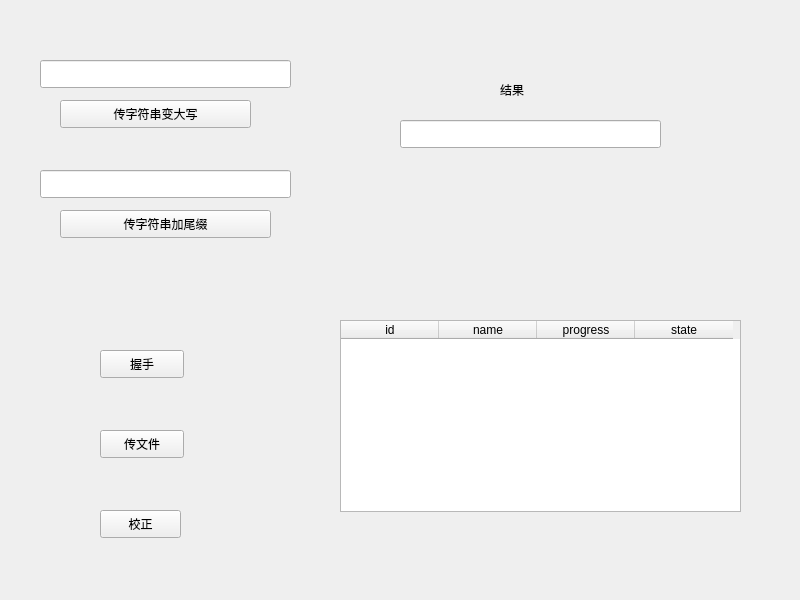
<?xml version="1.0" encoding="UTF-8"?>
<ui version="4.0">
 <class>Widget</class>
 <widget class="QWidget" name="Widget">
  <property name="geometry">
   <rect>
    <x>0</x>
    <y>0</y>
    <width>800</width>
    <height>600</height>
   </rect>
  </property>
  <property name="windowTitle">
   <string>Widget</string>
  </property>
  <widget class="QPushButton" name="pushButton">
   <property name="geometry">
    <rect>
     <x>60</x>
     <y>100</y>
     <width>191</width>
     <height>28</height>
    </rect>
   </property>
   <property name="text">
    <string>传字符串变大写</string>
   </property>
  </widget>
  <widget class="QPushButton" name="pushButton_2">
   <property name="geometry">
    <rect>
     <x>100</x>
     <y>430</y>
     <width>84</width>
     <height>28</height>
    </rect>
   </property>
   <property name="text">
    <string>传文件</string>
   </property>
  </widget>
  <widget class="QLineEdit" name="lineEdit">
   <property name="geometry">
    <rect>
     <x>40</x>
     <y>60</y>
     <width>251</width>
     <height>28</height>
    </rect>
   </property>
  </widget>
  <widget class="QLineEdit" name="lineEdit_2">
   <property name="geometry">
    <rect>
     <x>400</x>
     <y>120</y>
     <width>261</width>
     <height>28</height>
    </rect>
   </property>
   <property name="text">
    <string/>
   </property>
  </widget>
  <widget class="QLabel" name="label">
   <property name="geometry">
    <rect>
     <x>500</x>
     <y>80</y>
     <width>63</width>
     <height>20</height>
    </rect>
   </property>
   <property name="text">
    <string>结果</string>
   </property>
  </widget>
  <widget class="QPushButton" name="pushButton_4">
   <property name="geometry">
    <rect>
     <x>100</x>
     <y>350</y>
     <width>84</width>
     <height>28</height>
    </rect>
   </property>
   <property name="text">
    <string>握手</string>
   </property>
  </widget>
  <widget class="QPushButton" name="pushButton_5">
   <property name="geometry">
    <rect>
     <x>60</x>
     <y>210</y>
     <width>211</width>
     <height>28</height>
    </rect>
   </property>
   <property name="text">
    <string>传字符串加尾缀</string>
   </property>
  </widget>
  <widget class="QLineEdit" name="lineEdit_3">
   <property name="geometry">
    <rect>
     <x>40</x>
     <y>170</y>
     <width>251</width>
     <height>28</height>
    </rect>
   </property>
  </widget>
  <widget class="QTableWidget" name="tableWidget">
   <property name="geometry">
    <rect>
     <x>340</x>
     <y>320</y>
     <width>401</width>
     <height>192</height>
    </rect>
   </property>
   <attribute name="horizontalHeaderDefaultSectionSize">
    <number>98</number>
   </attribute>
   <column>
    <property name="text">
     <string>id</string>
    </property>
   </column>
   <column>
    <property name="text">
     <string>name</string>
    </property>
   </column>
   <column>
    <property name="text">
     <string>progress</string>
    </property>
   </column>
   <column>
    <property name="text">
     <string>state</string>
    </property>
   </column>
  </widget>
  <widget class="QLabel" name="label_2">
   <property name="geometry">
    <rect>
     <x>430</x>
     <y>280</y>
     <width>161</width>
     <height>20</height>
    </rect>
   </property>
   <property name="text">
    <string/>
   </property>
  </widget>
  <widget class="QPushButton" name="pushButton_3">
   <property name="geometry">
    <rect>
     <x>100</x>
     <y>510</y>
     <width>81</width>
     <height>28</height>
    </rect>
   </property>
   <property name="text">
    <string>校正</string>
   </property>
  </widget>
 </widget>
 <resources/>
 <connections/>
</ui>
